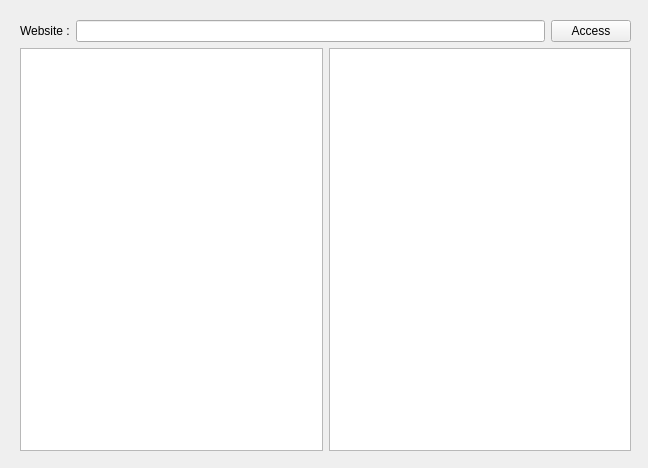
<?xml version="1.0" encoding="UTF-8"?>
<ui version="4.0">
 <class>Widget</class>
 <widget class="QWidget" name="Widget">
  <property name="geometry">
   <rect>
    <x>0</x>
    <y>0</y>
    <width>648</width>
    <height>468</height>
   </rect>
  </property>
  <property name="windowTitle">
   <string>Widget</string>
  </property>
  <widget class="QWidget" name="">
   <property name="geometry">
    <rect>
     <x>20</x>
     <y>20</y>
     <width>611</width>
     <height>431</height>
    </rect>
   </property>
   <layout class="QVBoxLayout" name="verticalLayout">
    <item>
     <layout class="QHBoxLayout" name="horizontalLayout">
      <item>
       <widget class="QLabel" name="label">
        <property name="text">
         <string>Website :</string>
        </property>
       </widget>
      </item>
      <item>
       <widget class="QLineEdit" name="lineEdit"/>
      </item>
      <item>
       <widget class="QPushButton" name="pushButton">
        <property name="text">
         <string>Access</string>
        </property>
       </widget>
      </item>
     </layout>
    </item>
    <item>
     <layout class="QHBoxLayout" name="horizontalLayout_2">
      <item>
       <widget class="QTextEdit" name="textBrowser"/>
      </item>
      <item>
       <widget class="QTextEdit" name="textEdit"/>
      </item>
     </layout>
    </item>
   </layout>
  </widget>
 </widget>
 <resources/>
 <connections/>
</ui>
